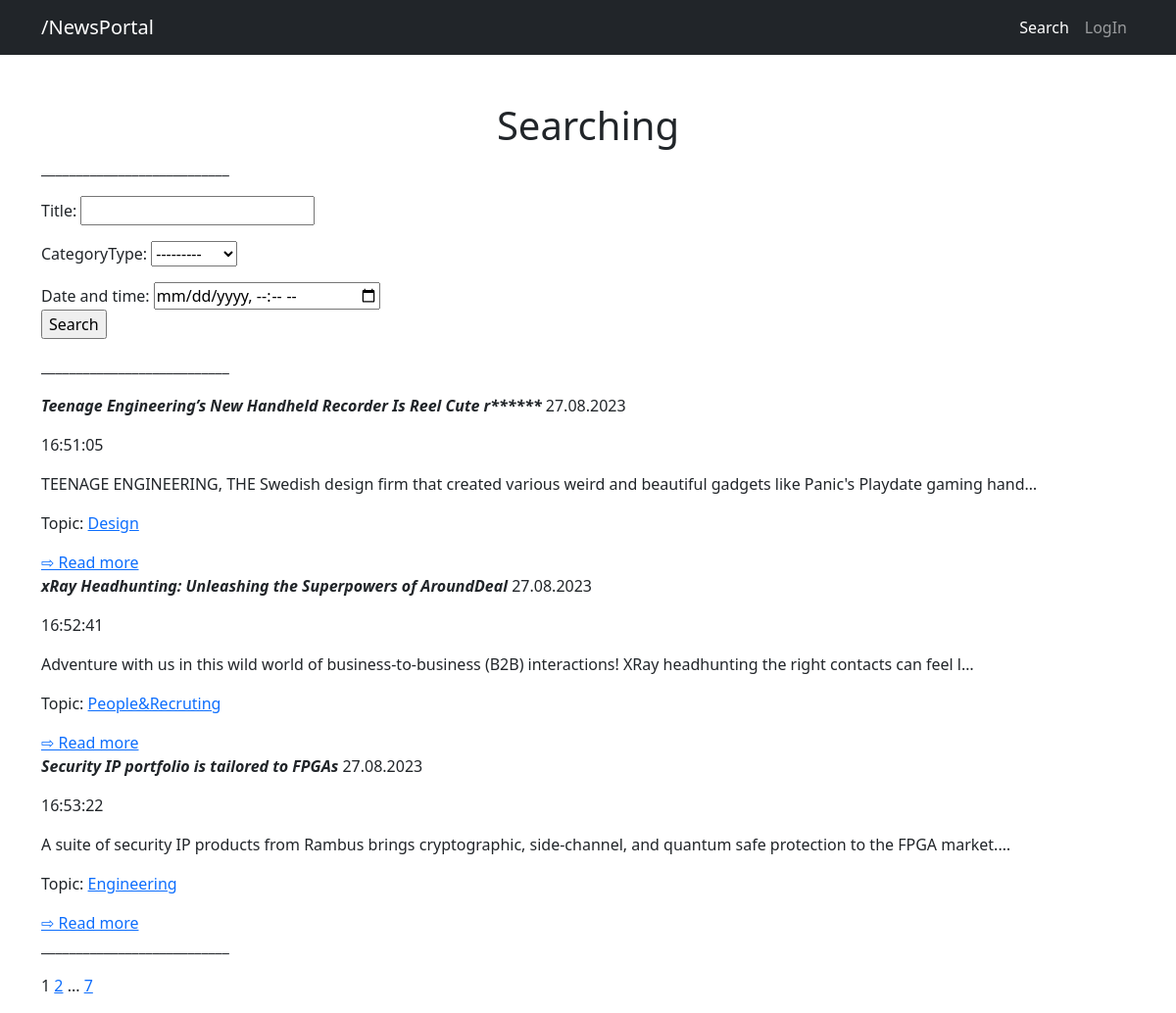
/news/posts/search/, run on the app's committed database.
### news/models.py (models this page shows, shortened)
class Post(models.Model):
    authorPost = models.ForeignKey(Author, on_delete=models.CASCADE)
    ARTICLE='AT'
    NEWS='NW'
    CATEGORY_CHOICES = (
        (NEWS,'Новость'),
        (ARTICLE,'Статья')
    )
    categoryType = models.CharField(max_length=2, choices=CATEGORY_CHOICES, default=NEWS)
    dateCreation = models.DateTimeField(auto_now_add=True)
    postTopic = models.ForeignKey(Topics, on_delete=models.CASCADE, null=True)
    title = models.CharField(max_length=255)
    text = models.TextField()
    ratingPost = models. IntegerField(default=0)
    slug = models.SlugField(max_length=128, unique=True, db_index=True, verbose_name="ID")
    def get_absolute_url(self):
        return reverse('detail', kwargs={'slug': self.slug})

class Topics(models.Model):
    name = models.CharField(max_length=128, unique=True)
    subs = models.ManyToManyField(User, related_name='subscriptions')

### news/views.py (the view)
# urls.py: path('posts/search/', PostSearch.as_view(), name="search_all_posts"),
class PostSearch(ListView):
    model = Post
    context_object_name = 'Posts'
    template_name = 'filter_form.html'
    paginate_by = 3
    def get_queryset(self):
        queryset = super().get_queryset()
        self.filterset = PostFilter(self.request.GET, queryset)
        return self.filterset.qs
    def get_context_data(self, **kwargs):
        context = super().get_context_data(**kwargs)
        context['filters'] = self.filterset
        return context

### news/templatetags/filter.py (called while the page is built)
@register.filter()
def censor(value):
    for i in value.split():
        if i == 'radish':
            value = value.replace(i[1:6], "*" * len(i))
    return value

### news/templates/filter_form.html (shortened to what this page needs)
<!DOCTYPE html>
<html lang="en">
    <head>
        {%  load static %}
        {%  load filter %}
        <link href="{% static 'css/styles.css' %}" rel="stylesheet" />
    </head>
    <body>
        <nav class="navbar navbar-expand-lg navbar-dark bg-dark">
            <div class="container">
                <a class="navbar-brand" href="{% url 'Default' %}">/NewsPortal</a>
                <div class="collapse navbar-collapse" id="navbarSupportedContent">
                    <ul class="navbar-nav ms-auto mb-2 mb-lg-0">
                        <li class="nav-item"><a class="nav-link active" aria-current="page" href="{% url 'search_all_posts' %}">Search</a></li>
                        <li class="nav-item"><a class="nav-link" href='#'>LogIn</a></li>
                    </ul>
                </div>
            </div>
        </nav>
        <div class="container">
            <div>
                <div class="text-center mt-5">
                <h1>Searching</h1>
                </div>
               <p>___________________________</p>
                <form action="" method="get">
                    {{ filters.form.as_p }}
                    <label for="dateCreation">Date and time:</label>
                    <input id="dateCreation" type="datetime-local" name="date"/>
                    <p><input type="submit" value="Search"/></p>
                </form>
                <p>___________________________</p>
                {% if Posts %}
                {% for n in Posts %}
                <p><i><b>{{ n.title|censor }}</b></i> {{ n.dateCreation|date:"d.m.Y" }}</p>
                <p>{{ n.dateCreation|date:"H:i:s" }}</p>
                <p>{{ n.text|truncatechars:128|censor }}</p>
                <p>Topic: <a href="{% url 'topics' n.postTopic.id %}">{{ n.postTopic.name }}</a></p>
                <a href="{{ n.get_absolute_url }}">⇨ Read more</a>
                {% endfor %}
                    <p>___________________________</p>
                    <p>{% include 'pagination.html' %}</p>
                {% endif %}
            </div>
        </div>
    </body>
</html>

### data on the page
Post: title|censor "Teenage Engineering’s New Handheld Recorder Is Reel Cute r******", dateCreation "27.08.2023", dateCreation "16:51:05", text|censor "TEENAGE ENGINEERING, THE Swedish design firm that created various weird and beautiful gadgets like Panic's Playdate gaming hand…", postTopic.name "Design"
Post: title|censor "xRay Headhunting: Unleashing the Superpowers of AroundDeal", dateCreation "27.08.2023", dateCreation "16:52:41", text|censor "Adventure with us in this wild world of business-to-business (B2B) interactions! XRay headhunting the right contacts can feel l…", postTopic.name "People&Recruting"
Post: title|censor "Security IP portfolio is tailored to FPGAs", dateCreation "27.08.2023", dateCreation "16:53:22", text|censor "A suite of security IP products from Rambus brings cryptographic, side-channel, and quantum safe protection to the FPGA market.…", postTopic.name "Engineering"

### other printed values
{{ page_obj.number }} "1"
{{ page_obj.next_page_number }} "2"
{{ page_obj.paginator.num_pages }} "7"
